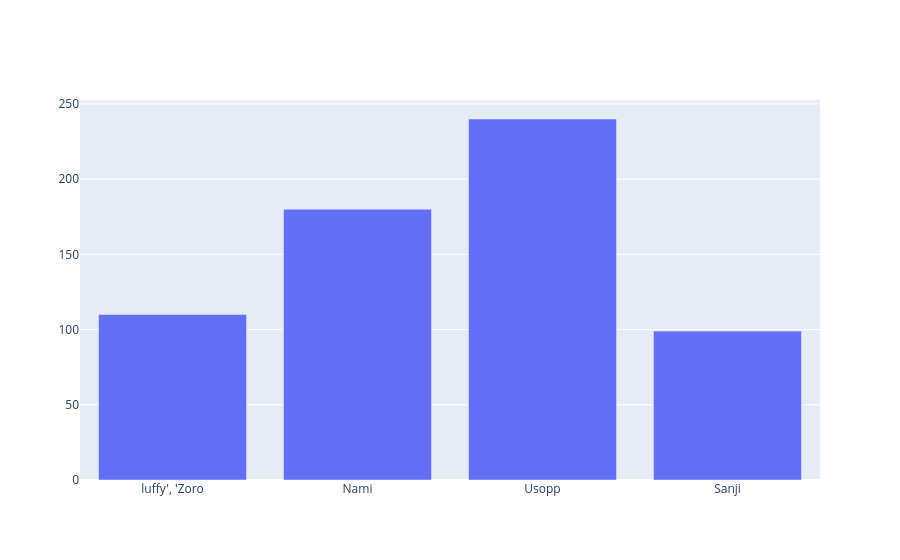

Here is the notebook cell this chart was saved with:
### Code cell
graph = go.Figure()

graph.add_trace(go.Bar(x=x1, y=y1))

### Figure 1 — Plotly figure (JSON) as saved in the notebook; plotly's stock layout.template omitted (floating-point values rounded to 4 significant figures)
{"data": [{"type": "bar", "x": ["luffy', 'Zoro", "Nami", "Usopp", "Sanji"], "y": [110, 180, 240, 99, 200]}], "layout": {}}
